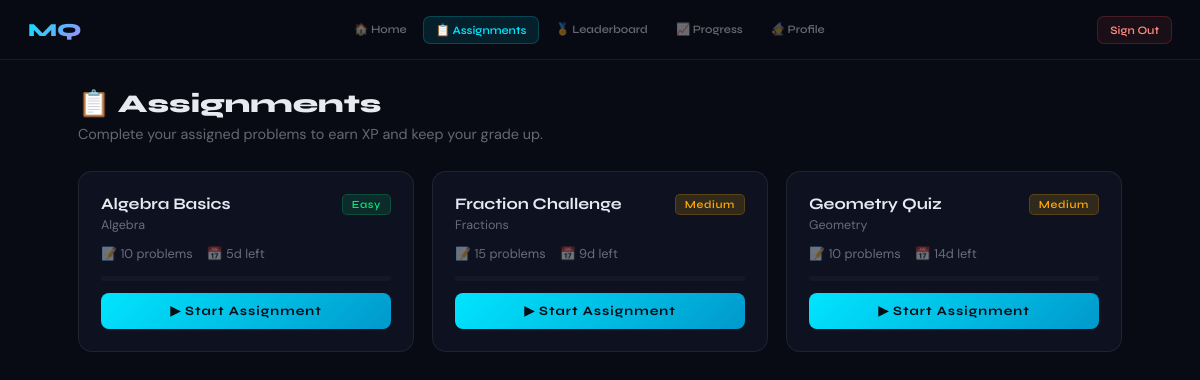
Page /assignments.php (signed in) on the committed database.
### tables this page shows
CREATE TABLE assignments (
  id           INT AUTO_INCREMENT PRIMARY KEY,
  title        VARCHAR(150) NOT NULL,
  subject      VARCHAR(50)  NOT NULL,
  difficulty   ENUM('easy','medium','hard') NOT NULL DEFAULT 'medium',
  num_problems INT DEFAULT 10,
  due_date     DATE,
  created_by   INT NOT NULL,
  created_at   DATETIME DEFAULT CURRENT_TIMESTAMP,
  FOREIGN KEY (created_by) REFERENCES users(id)
);

### Config.php (called while the page is built, shortened)
<?php
function db(): PDO {
    static $pdo = null;
    if ($pdo === null) {
        $dsn = 'mysql:host=' . DB_HOST . ';dbname=' . DB_NAME . ';charset=' . DB_CHARSET;
        $pdo = new PDO($dsn, DB_USER, DB_PASS, [
            PDO::ATTR_ERRMODE            => PDO::ERRMODE_EXCEPTION,
            PDO::ATTR_DEFAULT_FETCH_MODE => PDO::FETCH_ASSOC,
            PDO::ATTR_EMULATE_PREPARES   => false,
        ]);
    }
    return $pdo;
}
function current_user(): ?array {
    return $_SESSION['user'] ?? null;
}
function require_login(string $role = ''): array {
    $user = current_user();
    return $user;
}

### assignments.php (the view, shortened to what this page needs)
<?php
require_once 'config.php';
$user = require_login('student');
$asgns = db()->query('SELECT a.*, COUNT(s.id) as submitted FROM assignments a LEFT JOIN submissions s ON s.assignment_id=a.id AND s.user_id='.(int)$user['id'].' GROUP BY a.id ORDER BY a.due_date ASC')->fetchAll();
?><!DOCTYPE html>
<html lang="en">
<head>
</head>
<body>
<nav>
  <a href="dashboard.php" class="nav-logo">MQ</a>
  <div class="nav-links">
    <a href="dashboard.php"   class="nav-link">🏠 Home</a>
    <a href="assignments.php" class="nav-link active">📋 Assignments</a>
    <a href="leaderboard.php" class="nav-link">🏅 Leaderboard</a>
    <a href="progress.php"    class="nav-link">📈 Progress</a>
    <a href="profile.php"     class="nav-link">🧙 Profile</a>
  </div>
  <a href="logout.php" class="logout">Sign Out</a>
</nav>
<main class="main">
  <div class="page-header">
    <div class="page-title">📋 Assignments</div>
    <div class="page-sub">Complete your assigned problems to earn XP and keep your grade up.</div>
  </div>
  <?php if(empty($asgns)):?>
  <div class="empty"><div class="empty-ico">📭</div><div style="font-family:'Syne',sans-serif;font-weight:700;margin-bottom:8px">No assignments yet</div><div>Your teacher hasn't assigned anything yet. Check back soon!</div></div>
  <?php else:?>
  <div class="asgn-grid">
    <?php foreach($asgns as $i=>$a):
      $done = (bool)$a['submitted'];
      $daysLeft = (int)ceil((strtotime($a['due_date'])-time())/86400);
      $overdue = $daysLeft < 0;
      $dueText = $overdue ? 'Overdue' : ($daysLeft===0 ? 'Due today' : $daysLeft.'d left');
      $dueColor = $overdue ? 'var(--red)' : ($daysLeft<=2 ? 'var(--amber)' : 'var(--tdim)');
      $pillClass = 'pill-'.$a['difficulty'];
    ?>
    <div class="asgn-card" style="animation-delay:<?=$i*0.06?>s<?=$done?';border-color:rgba(0,230,118,0.2)':''?>">
      <div class="asgn-top">
        <div>
          <div class="asgn-title"><?=htmlspecialchars($a['title'])?></div>
          <div class="asgn-subject"><?=htmlspecialchars($a['subject'])?></div>
        </div>
        <?php if($done):?><span class="pill pill-done">✓ Done</span>
        <?php else:?><span class="pill <?=$pillClass?>"><?=ucfirst($a['difficulty'])?></span><?php endif;?>
      </div>
      <div class="asgn-meta">
        <span>📝 <?=$a['num_problems']?> problems</span>
        <span style="color:<?=$dueColor?>">📅 <?=$dueText?></span>
      </div>
      <div class="bar"><div class="bar-fill" style="width:<?=$done?100:0?>%"></div></div>
      <button class="asgn-btn <?=$done?'done':''?>" onclick="location.href='problem.php?subject=<?=strtolower($a['subject'])?>&assignment=<?=$a['id']?>'">
        <?=$done?'✓ Completed':'▶ Start Assignment'?>
      </button>
    </div>
    <?php endforeach;?>
  </div>
  <?php endif;?>
</main>
</body>
</html>

### assignments.php (style rules this page uses)
:root { --bg:#080b14;--s1:#0e1220;--s2:#141827;--s3:#1a2035;--b:rgba(255,255,255,0.07);--bb:rgba(255,255,255,0.12);--cyan:#00e5ff;--cdim:rgba(0,229,255,0.1);--violet:#7c3aed;--vdim:rgba(124,58,237,0.15);--amber:#ffab00;--adim:rgba(255,171,0,0.15);--green:#00e676;--gdim:rgba(0,230,118,0.12);--red:#ff5252;--text:#e8eaf2;--tdim:rgba(232,234,242,0.42);--tmid:rgba(232,234,242,0.68) }
* { margin:0;padding:0;box-sizing:border-box }
body { font-family:'DM Sans',sans-serif;background:var(--bg);color:var(--text);min-height:100vh }
nav { display:flex;align-items:center;justify-content:space-between;padding:0 28px;height:60px;background:rgba(8,11,20,0.97);border-bottom:1px solid var(--b);position:sticky;top:0;z-index:100;backdrop-filter:blur(12px) }
.nav-logo { font-family:'Syne',sans-serif;font-weight:800;font-size:1.15em;background:linear-gradient(135deg,var(--cyan),#a78bfa);-webkit-background-clip:text;-webkit-text-fill-color:transparent;text-decoration:none }
.nav-links { display:flex;gap:4px }
.nav-link { padding:6px 12px;border-radius:7px;color:var(--tdim);font-family:'Syne',sans-serif;font-size:0.71em;font-weight:600;text-decoration:none;transition:all 0.2s }
.nav-link.active { background:var(--cdim);color:var(--cyan);border:1px solid rgba(0,229,255,0.2) }
.logout { padding:6px 12px;background:rgba(255,82,82,0.08);border:1px solid rgba(255,82,82,0.2);border-radius:7px;color:#ff8a80;font-family:'Syne',sans-serif;font-size:0.71em;font-weight:600;text-decoration:none }
.main { padding:28px;max-width:1100px;margin:0 auto }
.page-header { margin-bottom:28px }
.page-title { font-family:'Syne',sans-serif;font-weight:800;font-size:1.6em;margin-bottom:6px }
.page-sub { color:var(--tdim);font-size:0.9em }
.asgn-grid { display:grid;grid-template-columns:repeat(auto-fill,minmax(320px,1fr));gap:18px }
.asgn-card { background:var(--s1);border:1px solid var(--b);border-radius:14px;padding:22px;transition:all 0.25s;animation:pIn 0.4s ease backwards }
.asgn-top { display:flex;justify-content:space-between;align-items:flex-start;margin-bottom:12px }
.asgn-title { font-family:'Syne',sans-serif;font-weight:700;font-size:1em;margin-bottom:4px }
.asgn-subject { font-size:0.78em;color:var(--tdim) }
.pill { display:inline-block;padding:3px 9px;border-radius:5px;font-family:'Syne',sans-serif;font-size:0.68em;font-weight:600;letter-spacing:0.06em }
.pill-easy { background:var(--gdim);color:var(--green);border:1px solid rgba(0,230,118,0.2) }
.pill-medium { background:var(--adim);color:var(--amber);border:1px solid rgba(255,171,0,0.2) }
.asgn-meta { display:flex;gap:14px;margin-bottom:14px;font-size:0.8em;color:var(--tdim) }
.bar { height:5px;background:var(--s2);border-radius:3px;overflow:hidden;margin-bottom:12px }
.asgn-btn { width:100%;padding:10px;background:linear-gradient(135deg,var(--cyan),#0099cc);border:none;border-radius:8px;color:#020d14;font-family:'Syne',sans-serif;font-size:0.8em;font-weight:700;letter-spacing:0.08em;cursor:pointer;transition:all 0.2s }

### rows in the picture
assignments: title "Algebra Basics", subject "Algebra", difficulty "Easy", num_problems "10", due_date "5d left"
assignments: title "Fraction Challenge", subject "Fractions", difficulty "Medium", num_problems "15", due_date "9d left"
assignments: title "Geometry Quiz", subject "Geometry", difficulty "Medium", num_problems "10", due_date "14d left"
